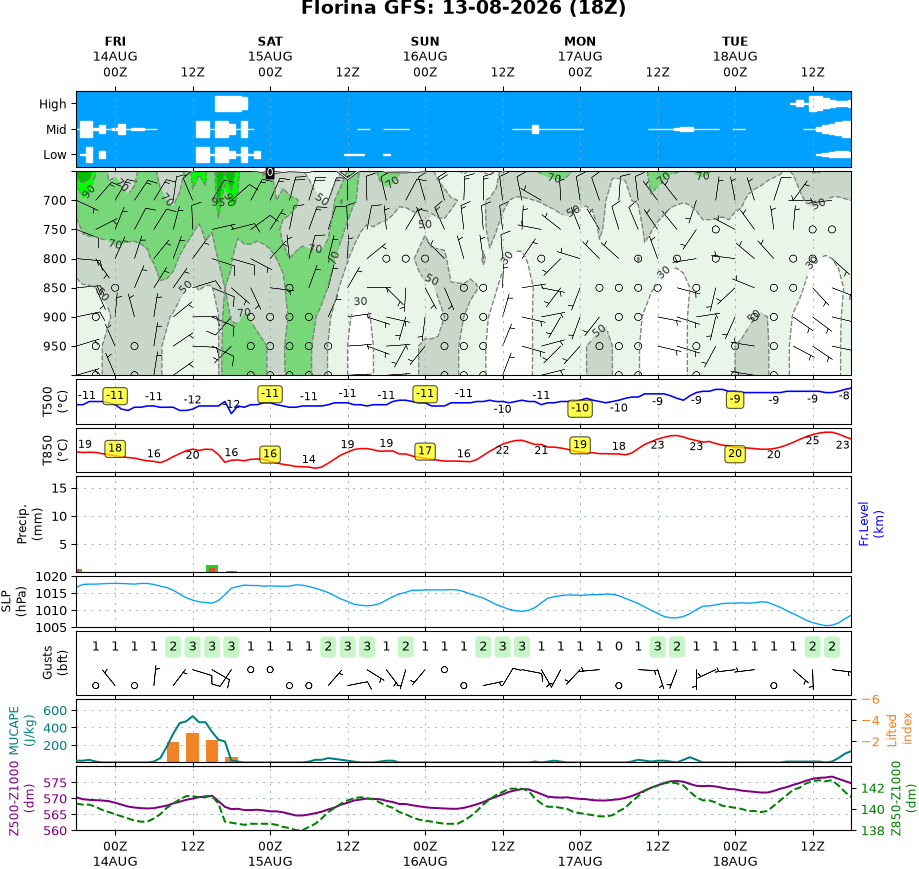

Recreate this plot in Python.
import numpy as np
import pandas as pd
import requests
import time

import matplotlib.pyplot as plt
import matplotlib.colors as mcolors
import matplotlib.dates as mdates
import matplotlib.ticker as ticker
import matplotlib.patheffects as pe
from matplotlib.ticker import FuncFormatter

from datetime import datetime, timedelta, timezone
from collections import defaultdict



# Get current UTC time
now_utc = datetime.now(timezone.utc)

# GFS runs at 00Z, 06Z, 12Z, and 18Z
gfs_run_hours = [0, 6, 12, 18]

# Find the most recent GFS run
latest_run_hour = max([h for h in gfs_run_hours if h <= now_utc.hour])
latest_run_time = now_utc.replace(hour=latest_run_hour, minute=0, second=0, microsecond=0)

# If current time is earlier than first run (00Z), go back one day
if now_utc.hour < gfs_run_hours[0]:
    latest_run_time -= timedelta(days=1)

print(f"Latest GFS run: {latest_run_time:%Y-%m-%d %HZ}")

# Location
latitude = 40.78
longitude = 21.41


# API call parameters
url = "https://api.open-meteo.com/v1/forecast"
params = {
    "latitude": latitude,
    "longitude": longitude,
    "hourly": ",".join([
        "cloud_cover_low",
        "cloud_cover_mid",
        "cloud_cover_high",
        "relative_humidity_1000hPa",
        "relative_humidity_950hPa",
        "relative_humidity_900hPa",
        "relative_humidity_850hPa",
        "relative_humidity_800hPa",
        "relative_humidity_750hPa",
        "relative_humidity_700hPa",
        "relative_humidity_650hPa",
        "windspeed_1000hPa",
        "winddirection_1000hPa",
        "windspeed_950hPa",
        "winddirection_950hPa",
        "windspeed_900hPa",
        "winddirection_900hPa",
        "windspeed_850hPa",
        "winddirection_850hPa",
        "windspeed_800hPa",
        "winddirection_800hPa",
        "windspeed_750hPa",
        "winddirection_750hPa",
        "windspeed_700hPa",
        "winddirection_700hPa",
        "windspeed_650hPa",
        "winddirection_650hPa",
        "pressure_msl",
        "windspeed_10m",
        "wind_gusts_10m", 
        "winddirection_10m",
        "cape",
        "lifted_index",
        "precipitation",            
        "showers",         
        "snowfall",
        "geopotential_height_1000hPa",
        "geopotential_height_950hPa",
        "geopotential_height_900hPa",
        "geopotential_height_850hPa",
        "geopotential_height_800hPa",
        "geopotential_height_700hPa",
        "geopotential_height_600hPa",
        "geopotential_height_500hPa",
        "freezing_level_height",
        "temperature_1000hPa",
        "temperature_950hPa",
        "temperature_900hPa",
        "temperature_850hPa",
        "temperature_800hPa",
        "temperature_750hPa",
        "temperature_700hPa",
        "temperature_600hPa",
        "temperature_500hPa"
    ]),
    "forecast_days": 6,
    "timezone": "UTC",
    "models": "gfs_global"
}

max_total_wait = 900
delay_seconds = 60
timeout_per_request = 30
max_retries = max_total_wait // delay_seconds

for attempt in range(1, max_retries + 1):
    try:
        response = requests.get(url, params=params, timeout=timeout_per_request)
        response.raise_for_status()
        data = response.json()
        break
    except (requests.exceptions.RequestException) as e:
        print(f"Attempt {attempt} failed: {e}")
        if attempt == max_retries:
            print("Max retries reached. Exiting.")
            raise
        else:
            print(f"Retrying in {delay_seconds} seconds...")
            time.sleep(delay_seconds)

times_cloud = pd.to_datetime(data['hourly']['time']).tz_localize('UTC')
cloud_low = np.array(data['hourly']['cloud_cover_low'])
cloud_mid = np.array(data['hourly']['cloud_cover_mid'])
cloud_high = np.array(data['hourly']['cloud_cover_high'])

pressure_levels = [1000, 950, 900, 850, 800, 750, 700, 650]

def get_data(name):
    return np.array(data['hourly'][name])

humidity = np.array([get_data(f"relative_humidity_{p}hPa") for p in pressure_levels])
windspeed = np.array([get_data(f"windspeed_{p}hPa") for p in pressure_levels])
winddirection = np.array([get_data(f"winddirection_{p}hPa") for p in pressure_levels])
pressure_msl = get_data('pressure_msl')
windspeed_10m = get_data('windspeed_10m')
winddirection_10m = get_data('winddirection_10m')
cape = get_data('cape')
lifted_index = get_data('lifted_index')
precipitation = get_data('precipitation')
showers = get_data('showers')
snowfall = get_data('snowfall')
temperature_1000 = get_data("temperature_1000hPa")
temperature_950 = get_data("temperature_950hPa")
temperature_900 = get_data("temperature_900hPa")
temperature_850 = get_data("temperature_850hPa")
temperature_800 = get_data("temperature_800hPa")
temperature_750 = get_data("temperature_750hPa")
temperature_700 = get_data("temperature_700hPa")
temperature_600 = get_data("temperature_600hPa")
temperature_500 = get_data("temperature_500hPa")
wind_gusts_10m = get_data("wind_gusts_10m")

geopotential_1000 = get_data("geopotential_height_1000hPa")
geopotential_950 = get_data("geopotential_height_950hPa")
geopotential_900 = get_data("geopotential_height_900hPa")
geopotential_850 = get_data("geopotential_height_850hPa")
geopotential_800 = get_data("geopotential_height_800hPa")
geopotential_700 = get_data("geopotential_height_700hPa")
geopotential_600 = get_data("geopotential_height_600hPa")
geopotential_500 = get_data("geopotential_height_500hPa")

freezing_level = get_data("freezing_level_height") 
Z500_1000 = (geopotential_500 - geopotential_1000) / 10
Z850_1000 = (geopotential_850 - geopotential_1000) / 10

geo_heights = np.array([
    geopotential_1000,
    geopotential_950,
    geopotential_900,
    geopotential_850,
    geopotential_800,
    geopotential_700,
    geopotential_600
])  # shape: [levels, time]

pressures = np.array([1000, 950, 900, 850, 800, 700, 600])  # hPa

freeze_h = np.array(freezing_level)  # meters
freeze_p = np.zeros_like(freeze_h, dtype=float)

for i, h in enumerate(freeze_h):
    # Vertical profile of this timestep
    prof_h = geo_heights[:, i]   # heights in meters
    prof_p = pressures           # pressures in hPa (same order)

    # Ensure increasing order in height
    sort_idx = np.argsort(prof_h)
    prof_h = prof_h[sort_idx]
    prof_p = prof_p[sort_idx]

    # Interpolate pressure at freezing height
    if h <= prof_h[0]:
        freeze_p[i] = prof_p[0]   # below lowest model level
    elif h >= prof_h[-1]:
        freeze_p[i] = prof_p[-1]  # above highest model level
    else:
        freeze_p[i] = np.interp(h, prof_h, prof_p)

freezing_level_hpa = freeze_p


# --- FILTER DATA FROM GFS RUN TIME ONWARD (exactly 5 days = 120 hours) ---

start_time = latest_run_time
start_index = np.where(times_cloud >= start_time)[0][0]

# Calculate end_index as start_index + 120 (for 120 hours, assuming hourly data)
end_index = start_index + 120

# Prevent going beyond array length
if end_index >= len(times_cloud):
    end_index = len(times_cloud) - 1

# Slice times and recalc numeric times for matplotlib
times = times_cloud[start_index:end_index + 1]
time_nums = mdates.date2num(times)

# Slice cloud layers
cloud_low = cloud_low[start_index:end_index + 1]
cloud_mid = cloud_mid[start_index:end_index + 1]
cloud_high = cloud_high[start_index:end_index + 1]

# Slice atmospheric profiles (pressure_levels x time)
humidity = humidity[:, start_index:end_index + 1]
windspeed = windspeed[:, start_index:end_index + 1]
winddirection = winddirection[:, start_index:end_index + 1]

# Slice surface and other variables
pressure_msl = pressure_msl[start_index:end_index + 1]
windspeed_10m = windspeed_10m[start_index:end_index + 1]
winddirection_10m = winddirection_10m[start_index:end_index + 1]
cape = cape[start_index:end_index + 1]
lifted_index = lifted_index[start_index:end_index + 1]
precipitation = precipitation[start_index:end_index + 1]
showers = showers[start_index:end_index + 1]
snowfall = snowfall[start_index:end_index + 1]
temperature_850 = temperature_850[start_index:end_index + 1]
temperature_500 = temperature_500[start_index:end_index + 1]
wind_gusts_10m = wind_gusts_10m[start_index:end_index + 1]

# Slice geopotential and derived thicknesses
geopotential_1000 = geopotential_1000[start_index:end_index + 1]
geopotential_500 = geopotential_500[start_index:end_index + 1]
geopotential_850 = geopotential_850[start_index:end_index + 1]
freezing_level = freezing_level[start_index:end_index + 1]
freezing_level_hpa= freezing_level_hpa[start_index:end_index + 1]
Z500_1000 = Z500_1000[start_index:end_index + 1]
Z850_1000 = Z850_1000[start_index:end_index + 1]

print(f"Data filtered from {times[0]:%Y-%m-%d %HZ} to {times[-1]:%Y-%m-%d %HZ}")



















# --- Plotting ---
fig, axs = plt.subplots(
    9, 1,
    figsize=(1000 / 96, 870 / 96), 
    gridspec_kw={'height_ratios': [1.2, 3.2, 0.7, 0.7, 1.5, 0.8, 1, 1, 1]},
    sharex=True
)











# Section 1: Clouds
ax_cloud = axs[0]
ax_cloud.set_facecolor('#00A0FF')
ax_cloud.set_ylim(0, 3)
ax_cloud.set_yticks([0.5, 1.5, 2.5])
ax_cloud.set_yticklabels(['Low', 'Mid', 'High'], fontsize=9, color='black')

# Convert times_cloud to matplotlib date numbers once (should be sliced times)
time_nums = mdates.date2num(times)

# Calculate dt_cloud as time step in days
dt_cloud = time_nums[1] - time_nums[0]

for cloud_cover, band_center in zip([cloud_low, cloud_mid, cloud_high], [0.5, 1.5, 2.5]):
    for i in range(len(times)):
        height = 0.6 * (cloud_cover[i] / 100)
        if height > 0:
            ax_cloud.axhspan(
                band_center - height / 2,
                band_center + height / 2,
                xmin=(time_nums[i] - dt_cloud / 2 - time_nums[0]) / (time_nums[-1] - time_nums[0]),
                xmax=(time_nums[i] + dt_cloud / 2 - time_nums[0]) / (time_nums[-1] - time_nums[0]),
                color='white',
                alpha=1.0
            )

ax_cloud.set_title(
    f"Florina GFS: {latest_run_time:%d-%m-%Y} ({latest_run_time:%HZ})",
    loc="center", fontsize=14, fontweight='bold', color='black', y=1.9
)

ax_cloud.tick_params(axis='y', colors='black')
ax_cloud.set_xlim(time_nums[0], time_nums[-1])
ax_cloud.grid(axis='x', color='#92A9B6', linestyle='dotted', dashes=(2, 5), alpha=0.8)
















# --- Section 2: Humidity & Winds (complete, no NaNs; capped display at 650 hPa) ---
ax_humidity = axs[1]

# Pressure levels (surface → top of section). Keep this order.
pressure_levels = np.array([1000, 950, 900, 850, 800, 750, 700, 650])

# --- Prepare 3-hourly time indices and numeric times ---
indices_3h = np.arange(0, len(times), 3)
times_3h = [times[i] for i in indices_3h]
time_nums_3h = mdates.date2num(times_3h)
time_nums_all = mdates.date2num(times)

# --- Display clamp: force any above-top values to exactly top_limit for plotting alignment ---
top_limit = 650
# Values < top_limit mean 'above the top' because pressure decreases with altitude.
p_display = np.where(freezing_level_hpa < top_limit, top_limit, freezing_level_hpa)


# --- Meshgrid for humidity plotting ---
T, P = np.meshgrid(time_nums_all, pressure_levels)

# --- Humidity filled contours ---
colors = ['#FFFFFF', '#EAF5EA', '#C8D7C8', '#78D778', '#00FF00', '#00BE00']
bounds = [0, 30, 50, 70, 90, 95]
cmap_rh = mcolors.ListedColormap(colors)
norm_rh = mcolors.BoundaryNorm(bounds, cmap_rh.N, extend='max')
cf = ax_humidity.contourf(T, P, humidity, levels=bounds, cmap=cmap_rh, norm=norm_rh, extend='max')

# --- Y-axis: 1000 (bottom) to 650 (top); hide labels for extremes ---
yticks = [p for p in pressure_levels if p >= 650]
ax_humidity.set_ylim(1000, 650)
ax_humidity.set_yticks(yticks)
ax_humidity.set_yticklabels(["" if p in (1000, 650) else str(p) for p in yticks], fontsize=9)

# Gridlines
ax_humidity.grid(axis='x', color='#92A9B6', linestyle='dotted', dashes=(2, 5), alpha=0.8)

# --- Wind barbs (skip level 650) ---
for i, p in enumerate(pressure_levels):
    if p == 650:
        continue
    ws_knots = windspeed[i][indices_3h] * 0.539957
    theta = np.deg2rad(winddirection[i][indices_3h])
    u = -ws_knots * np.sin(theta)
    v = -ws_knots * np.cos(theta)
    ax_humidity.barbs(time_nums_3h, np.full(len(indices_3h), p), u, v, length=6, linewidth=0.3)

# --- Contour lines on top ---
contour_lines = ax_humidity.contour(T, P, humidity, levels=bounds[1:], colors='grey', linewidths=1, linestyles='--')
ax_humidity.clabel(contour_lines, fmt='%d', fontsize=8, inline=True, colors='#333333')

freezing_level_hpa_3h = freezing_level_hpa[::3]  # pick every 3rd element
ax_humidity.plot(
    time_nums_3h, freezing_level_hpa_3h,
    color='white', linewidth=0.8, solid_capstyle='round', zorder=30,
    path_effects=[
        pe.Stroke(linewidth=1.8, foreground='black'),
        pe.Stroke(linewidth=1.8, foreground='white'),
        pe.Stroke(linewidth=1.8, foreground='black'),
        pe.Normal()
    ]
)

# --- Draw "0" boxes at 00Z only when freezing level is visible inside section (>= top_limit) ---
bbox_props = dict(boxstyle="round,pad=0.02", fc="black", ec="black", lw=1)
# Ensure final ylim is used for nudging
y0, y1 = ax_humidity.get_ylim()
vis_ymin, vis_ymax = min(y0, y1), max(y0, y1)
edge_margin = (vis_ymax - vis_ymin) * 0.03

for i, dt in enumerate(times_3h):
    if getattr(dt, "hour", None) == 00 and getattr(dt, "minute", None) in (0, None):
        pv = freezing_level_hpa_3h[i]
        if pv >= top_limit:  # visible inside section
            y_val = pv
            # nudge down if too close to top edge
            if y_val >= vis_ymax - edge_margin:
                y_val = vis_ymax - edge_margin
            ax_humidity.text(mdates.date2num(dt), y_val, "0",
                             fontsize=8, color='white', ha='center', va='center',
                             bbox=bbox_props, zorder=50)


























# Section 3: Temperature 500 hPa
ax_temp500 = axs[2]  

# Plot temperature 500 hPa
line1 = ax_temp500.plot(times, temperature_500, label='Temp 500 hPa (°C)', color='blue', linewidth=1.2)
ax_temp500.set_ylabel('T500\n(°C)', fontsize=9, color='black')
ax_temp500.tick_params(axis='y', labelcolor='black')

# Set y-limits: adjusted min-1 and max+1
t500_min = np.min(temperature_500)
t500_max = np.max(temperature_500)
t500_lower = int(np.floor(t500_min)) - 1
t500_upper = int(np.ceil(t500_max)) + 1
ax_temp500.set_ylim(t500_lower, t500_upper)

# Remove y-ticks completely
ax_temp500.set_yticks([])

# Calculate horizontal offset: ~1/4 of time interval
x_offset = (times[1] - times[0]) / 4

# Add adaptive labels at every 6 hours (00Z, 06Z, 12Z, 18Z)
for i, (t, temp) in enumerate(zip(times, temperature_500)):
    if t.hour % 6 == 0:
        # Decide if label goes above or below
        if temp < (t500_lower + t500_upper) / 2:
            y_pos = temp + 0.5
            va = 'bottom'
        else:
            y_pos = temp - 0.5
            va = 'top'

        # Box styling for 00Z times
        if t.hour == 0:
            bbox_props = dict(boxstyle="round,pad=0.3", fc="yellow", ec="black", lw=0.8, alpha=0.7)
        else:
            bbox_props = None

        # Adjust horizontal alignment for first and last points
        if i == 0:
            ax_temp500.text(t + x_offset, y_pos, f"{temp:.0f}",
                            fontsize=8, color='black', ha='left', va=va, bbox=bbox_props)
        elif i == len(times) - 1:
            ax_temp500.text(t - x_offset, y_pos, f"{temp:.0f}",
                            fontsize=8, color='black', ha='right', va=va, bbox=bbox_props)
        else:
            ax_temp500.text(t, y_pos, f"{temp:.0f}",
                            fontsize=8, color='black', ha='center', va=va, bbox=bbox_props)

ax_temp500.grid(axis='both', color='#92A9B6', linestyle='dotted', dashes=(2, 5), alpha=0.8)













# Section 4: Temperature 850 hPa
ax_temp850 = axs[3]  # Assuming axs[3] is for T850

# Plot temperature 850 hPa
line2 = ax_temp850.plot(times, temperature_850, label='Temp 850 hPa (°C)', color='red', linewidth=1.2)
ax_temp850.set_ylabel('T850\n(°C)', fontsize=9, color='black')
ax_temp850.tick_params(axis='y', labelcolor='black')

# Set y-limits: adjusted min-1 and max+1
t850_min = np.min(temperature_850)
t850_max = np.max(temperature_850)
t850_lower = int(np.floor(t850_min)) - 1
t850_upper = int(np.ceil(t850_max)) + 1
ax_temp850.set_ylim(t850_lower, t850_upper)

# Remove y-ticks completely
ax_temp850.set_yticks([])

# Calculate horizontal offset: ~1/4 of time interval
x_offset = (times[1] - times[0]) / 4

# Add adaptive labels at every 6 hours (00Z, 06Z, 12Z, 18Z)
for i, (t, temp) in enumerate(zip(times, temperature_850)):
    if t.hour % 6 == 0:
        # Decide if label goes above or below
        if temp < (t850_lower + t850_upper) / 2:
            y_pos = temp + 0.5
            va = 'bottom'
        else:
            y_pos = temp - 0.5
            va = 'top'

        # Box styling for 00Z times
        if t.hour == 0:
            bbox_props = dict(boxstyle="round,pad=0.3", fc="yellow", ec="black", lw=0.8, alpha=0.7)
        else:
            bbox_props = None

        # Adjust horizontal alignment for first and last points
        if i == 0:
            ax_temp850.text(t + x_offset, y_pos, f"{temp:.0f}",
                           fontsize=8, color='black', ha='left', va=va, bbox=bbox_props)
        elif i == len(times) - 1:
            ax_temp850.text(t - x_offset, y_pos, f"{temp:.0f}",
                           fontsize=8, color='black', ha='right', va=va, bbox=bbox_props)
        else:
            ax_temp850.text(t, y_pos, f"{temp:.0f}",
                           fontsize=8, color='black', ha='center', va=va, bbox=bbox_props)


ax_temp850.grid(axis='both', color='#92A9B6', linestyle='dotted', dashes=(2, 5), alpha=0.8)












# --- Section 5: Precipitation + Freezing Level + Hail Symbols (every 3h) ---

ax_precip = axs[4]

# Bar width setup (unchanged)
bar_width = (time_nums[1] - time_nums[0]) * 1.8
bar_width_showers = (time_nums[1] - time_nums[0]) * 0.9

# Convert to numpy arrays
rain = np.array(precipitation)          # rain (mm per hour)
showers_arr = np.array(showers)         # showers (mm per hour)
snowfall_arr = np.array(snowfall)       # snowfall (mm per hour)
freezing_arr = np.array(freezing_level) # freezing level (m)
cape_arr = np.array(cape)               # CAPE values
t500_arr = np.array(temperature_500)    # T500 in °C
time_arr = np.array(time_nums)

# Reshape into 3h blocks
n = (len(rain) // 3) * 3
rain_3h = rain[:n].reshape(-1, 3).sum(axis=1)
showers_3h = showers_arr[:n].reshape(-1, 3).sum(axis=1)
snowfall_3h = snowfall_arr[:n].reshape(-1, 3).sum(axis=1)
freezing_3h_km = (freezing_arr[:n].reshape(-1, 3).mean(axis=1)) / 1000  # avg freezing level km
cape_3h = cape_arr[:n].reshape(-1, 3).max(axis=1)  # max CAPE 3h block
t500_3h = t500_arr[:n].reshape(-1, 3).mean(axis=1) # avg T500 3h block
time_nums_3h = time_arr[:n].reshape(-1, 3)[:, 0]   # timestamp of first hour

# --- Plot precipitation bars (unchanged) ---
ax_precip.bar(time_nums_3h, rain_3h, width=bar_width, color='#20D020', alpha=1.0, label='Rain')
ax_precip.bar(time_nums_3h, showers_3h, width=bar_width_showers, color='#FA3C3C', alpha=1.0, label='Showers')
ax_precip.bar(time_nums_3h, snowfall_3h, width=bar_width, color='#4040FF', alpha=1.0, label='Snowfall')

# Y-axis setup
ax_precip.set_ylabel('Precip.\n(mm)', fontsize=9, color='black')
ax_precip.tick_params(axis='y', labelcolor='black')
ax_precip.grid(axis='both', color='#92A9B6', linestyle='dotted', dashes=(2, 5), alpha=0.8)
ax_precip.set_ylim(0, 17)
ax_precip.set_yticks([5, 10, 15])

# Right-side label for freezing level
ax_frlabel = ax_precip.twinx()
ax_frlabel.set_ylim(ax_precip.get_ylim())
ax_frlabel.set_ylabel("Fr.Level\n(km)", fontsize=9, color='blue', rotation=90)
ax_frlabel.yaxis.set_label_position("right")
ax_frlabel.yaxis.tick_right()
ax_frlabel.tick_params(right=False, labelright=False)

# Annotate freezing level every 6h if below 2 km
offset = (time_nums_3h[1] - time_nums_3h[0]) / 2
for i in range(0, len(time_nums_3h), 2):  # every 6h
    val = freezing_3h_km[i]
    if val <= 1.7:
        x = time_nums_3h[i] + offset if i == 0 else time_nums_3h[i]
        ax_precip.text(
            x, 16.5, f"{val:.1f}",
            ha='center', va='top',
            fontsize=9, color='blue',
            bbox=dict(facecolor='white', edgecolor='none', alpha=0.7, pad=1.5)
        )

# --- Hail symbol logic ---
hail_symbol = "*"  # black asterisk

def cape_threshold(fl_m):
    """Critical CAPE (J/kg) based on freezing level (m)"""
    if fl_m < 1500:
        return 250
    elif fl_m < 2000:
        return 250 + (fl_m - 1500) * (50 / 500)
    elif fl_m < 2500:
        return 300 + (fl_m - 2000) * (50 / 500)
    elif fl_m < 3000:
        return 350 + (fl_m - 2500) * (50 / 500)
    else:
        return 400

# Plot hail symbols every 3h if conditions are met (CAPE + FL + T500)
for t, r, fl_km, cape_val, t500 in zip(time_nums_3h, rain_3h, freezing_3h_km, cape_3h, t500_3h):
    crit_cape = cape_threshold(fl_km * 1000)
    if (cape_val >= crit_cape) and (fl_km <= 4.0) and (t500 <= -20.0):
        ax_precip.text(
            t,
            r + 1.5,
            hail_symbol,
            fontsize=12,
            ha='center', va='bottom',
            color='black',
            bbox=dict(facecolor='white', edgecolor='none', alpha=0.7),
            zorder=20
        )






















# --- Section 6: Pressure ---
ax_pressure = axs[5]

# Plot sea level pressure (SLP)
ax_pressure.plot(times, pressure_msl, color='#00A0FF', linewidth=1, label='SLP (hPa)')
ax_pressure.set_ylabel('SLP\n(hPa)', fontsize=9, color='black')
ax_pressure.tick_params(axis='y', labelcolor='black')
ax_pressure.grid(axis='both', color='#92A9B6', linestyle='dotted', dashes=(2, 5), alpha=0.8)

# Set y-axis limits rounded to nearest 5
pmin_rounded = int(np.floor(pressure_msl.min() / 5.0) * 5)
pmax_rounded = int(np.ceil(pressure_msl.max() / 5.0) * 5)

# Choose tick step based on pressure range
p_range = pmax_rounded - pmin_rounded
if p_range > 20:
    step = 10
else:
    step = 5

# Set y-axis limits and ticks
ax_pressure.set_ylim(pmin_rounded, pmax_rounded)
yticks = np.arange(pmin_rounded, pmax_rounded + 1, step)
ax_pressure.set_yticks(yticks)

























# --- Section 7: Wind Gusts and Beaufort Scale Visualization ---

def compute_beaufort(knots):
    conditions = [
        (knots >= 0) & (knots < 1),      # 0 Bft
        (knots >= 1) & (knots < 4),      # 1 Bft
        (knots >= 4) & (knots < 7),      # 2 Bft
        (knots >= 7) & (knots < 11),     # 3 Bft
        (knots >= 11) & (knots < 17),    # 4 Bft
        (knots >= 17) & (knots < 22),    # 5 Bft
        (knots >= 22) & (knots < 28),    # 6 Bft
        (knots >= 28) & (knots < 34),    # 7 Bft
        (knots >= 34) & (knots < 41),    # 8 Bft
        (knots >= 41) & (knots < 48),    # 9 Bft
        (knots >= 48) & (knots < 56),    # 10 Bft
        (knots >= 56) & (knots < 64),    # 11 Bft
        knots >= 64                      # 12 Bft
    ]

    values = np.arange(13)
    return np.select(conditions, values)

# Select every 3rd data point starting from index 3 to reduce clutter
indices = np.arange(3, len(times), 3)

times_sel = times[indices]
gusts_sel = wind_gusts_10m[indices]          # gusts in km/h from data
dirs_sel = winddirection_10m[indices]        # wind direction in degrees

# --- UNIT CONVERSION ---
# Convert gusts from km/h to knots for Beaufort scale and barbs
gusts_knots = gusts_sel / 1.852

# Compute Beaufort scale values (0 to 12)
gusts_bft = compute_beaufort(gusts_knots)

# Convert times to matplotlib date format for plotting
times_num = mdates.date2num(times_sel)

# Calculate wind barb vector components (u,v) from direction and speed in knots
u = []
v = []
for wd, gs in zip(dirs_sel, gusts_knots):
    # Wind direction is meteorological (where wind comes FROM)
    # Convert to direction TO for vector components
    to_dir = (wd + 0) % 360
    # Angle for plotting (matplotlib uses x=0° east, angles CCW)
    angle_rad = np.deg2rad((270 - to_dir) % 360)
    u.append(gs * np.cos(angle_rad))
    v.append(gs * np.sin(angle_rad))
u = np.array(u)
v = np.array(v)

# Position barbs slightly above or below baseline depending on wind direction quadrant
y_base = 9
spacing_up = 7
spacing_down = 3.5
y_barbs = []
for wd in dirs_sel:
    to_dir = (wd + 0) % 360
    if 0 <= to_dir <= 90 or 270 <= to_dir <= 360:
        y_barbs.append(y_base - spacing_up)
    else:
        y_barbs.append(y_base - spacing_down)
y_barbs = np.array(y_barbs)

# Exclude first and last points to avoid first and last Beaufort boxes and barbs
times_num_sel = times_num[:-1]
gusts_bft_sel = gusts_bft[:-1]
y_barbs_sel = y_barbs[:-1]
u_sel = u[:-1]
v_sel = v[:-1]

# Clear and setup wind gust subplot
ax_windgust = axs[6]
ax_windgust.clear()
ax_windgust.set_ylim(0, 14)
ax_windgust.set_yticks([])
ax_windgust.set_ylabel('Gusts\n(bft)', fontsize=9)
ax_windgust.grid(axis='y', color='#92A9B6', linestyle='dotted', dashes=(2,5), alpha=0.8)

# Plot wind barbs at selected times and heights (excluding first and last)
ax_windgust.barbs(
    times_num_sel,
    y_barbs_sel,
    u_sel, v_sel,
    length=5.5,
    barbcolor='black',
    linewidth=0.5,
    pivot='tip'
)

# Plot Beaufort numbers as colored boxes exactly at the barbs (excluding first and last)
for x, bft_val in zip(times_num_sel, gusts_bft_sel):
    if 0 <= bft_val <= 1:
        box_color = 'white'          # Calm sea (Beaufort 0–1)
    elif 2 <= bft_val <= 3:
        box_color = '#C6F6C6'        # Light green – Light breeze (Beaufort 2–3)
    elif bft_val == 4:
        box_color = '#FFF5BA'        # Light yellow – Moderate breeze (Beaufort 4)
    elif bft_val == 5:
        box_color = '#FFD580'        # Light orange – Fresh breeze / near strong (Beaufort 5)
    else:
        box_color = '#FFB3B3'        # Light red – Strong breeze or higher (Beaufort 6+)
    
    ax_windgust.text(
        x,
        y_base,
        str(bft_val),
        fontsize=10,
        ha='center',
        va='bottom',
        color='black',
        bbox=dict(facecolor=box_color, edgecolor='none', boxstyle='round,pad=0.3')
    )




























































# Section 8: CAPE and Lifted Index
ax_cape = axs[7]
ax_cape.set_ylabel('MUCAPE\n(J/kg)', fontsize=9, color='#007F7F')
ax_cape.tick_params(axis='y', labelcolor='#007F7F')

# Filter negative Lifted Index values every 3 hours
time_interval_hours = 1
li_values = lifted_index
first_forecast_time = times[0]
gfs_run_time = first_forecast_time

li_times = [gfs_run_time + pd.Timedelta(hours=i * time_interval_hours) for i in range(len(li_values))]

neg_li_times = []
neg_li_values = []

for t, v in zip(li_times, li_values):
    if v <= 0 and t.hour % 3 == 0:
        neg_li_times.append(t)
        neg_li_values.append(v)

ax_li = ax_cape.twinx()

# Bars axis below CAPE axis
ax_li.set_zorder(1)            # Bars axis lower
ax_cape.set_zorder(2)          # CAPE axis above

# Transparent background on CAPE axis so bars show through
ax_cape.patch.set_alpha(0)

# Plot bars on ax_li with lower zorder
bars = ax_li.bar(neg_li_times, neg_li_values, color='#F08228', width=0.08, align='center', zorder=1)

# Plot the red CAPE line with very high zorder on ax_cape (always on top)
cape_line, = ax_cape.plot(times, cape, color='#007F7F', label='MUCAPE (J/kg)', zorder=10)

# Other elements (grid, zero line)
ax_cape.grid(axis='both', color='#92A9B6', linestyle='dotted',dashes=(2, 5),alpha=0.7, zorder=0)

max_cape = cape.max()
ymax = max_cape + 200

if max_cape < 1000:
    step = 200
else:
    step = 400

ax_cape.set_ylim(0, ymax)
yticks = np.arange(step, ymax + 1, step)
ax_cape.set_yticks(yticks)


# Axes labels and ticks unchanged
ax_li.set_ylabel('Lifted\n index', fontsize=9, color='#F08228')
ax_li.tick_params(axis='y', labelcolor='#F08228')
ax_li.set_ylim(0, -6)
ax_li.set_yticks(np.arange(-2, -8, -2))



















# Section 9: Z500_1000 (left y-axis) and Z850_1000 (right y-axis)
ax_Z500_1000 = axs[8]  # Base axis for Z500_1000

# Plot Z500_1000 on primary y-axis (left)
ax_Z500_1000.plot(
    times, Z500_1000, 
    color='purple', linewidth=1.5, label='Z500_1000 (500–1000 hPa)'
)

# Set Z500_1000 y-axis limits and ticks
Z500_1000_min = np.min(Z500_1000)
Z500_1000_max = np.max(Z500_1000)
Z500_1000_lower = 5 * np.floor(Z500_1000_min / 5)
Z500_1000_upper = 5 * np.ceil(Z500_1000_max / 5)
Z500_1000_ticks = np.arange(Z500_1000_lower, Z500_1000_upper + 1, 5)  # every 5 dm

# Exclude first and last ticks
if len(Z500_1000_ticks) > 1:
    Z500_1000_ticks = Z500_1000_ticks[:-1]

ax_Z500_1000.set_ylim(Z500_1000_lower, Z500_1000_upper)
ax_Z500_1000.set_yticks(Z500_1000_ticks)

# Label and style for Z500_1000 axis (left)
ax_Z500_1000.set_ylabel("Z500-Z1000\n(dm)", fontsize=9, color='purple')
ax_Z500_1000.tick_params(axis='y', labelcolor='purple')
ax_Z500_1000.yaxis.set_label_position("left")
ax_Z500_1000.yaxis.tick_left()


# Create secondary y-axis for Z850_1000 (right side)
ax_Z850_1000 = ax_Z500_1000.twinx()

# Plot Z850_1000 on right axis
ax_Z850_1000.plot(
    times, Z850_1000, 
    color='green', linewidth=1.5, linestyle='--', label='Z850_1000 (850–1000 hPa)'
)

# Set Z850_1000 y-axis limits and ticks 
Z850_1000_min = np.min(Z850_1000)
Z850_1000_max = np.max(Z850_1000)
Z850_1000_lower = 2 * np.floor(Z850_1000_min / 2)
Z850_1000_upper = 2 * np.ceil(Z850_1000_max / 2)
Z850_1000_ticks = np.arange(Z850_1000_lower, Z850_1000_upper + 0.1, 2) # every n dm (n=last number)

# Exclude last tick 
if len(Z850_1000_ticks) > 1:
    Z850_1000_ticks = Z850_1000_ticks[:-1]

ax_Z850_1000.set_ylim(Z850_1000_lower, Z850_1000_upper)
ax_Z850_1000.set_yticks(Z850_1000_ticks)

# Label and style for Z850_1000 axis (right)
ax_Z850_1000.set_ylabel("Z850-Z1000\n(dm)", fontsize=9, color='green')
ax_Z850_1000.tick_params(axis='y', labelcolor='green')
ax_Z850_1000.yaxis.set_label_position("right")
ax_Z850_1000.yaxis.tick_right()

# Grid styling (only on primary axis)
ax_Z500_1000.grid(
    which='both', axis='both',
    color='#92A9B6', linestyle='dotted', dashes=(2, 5), alpha=0.8
)
































# Adjust layout and X-axis formatting

fig.subplots_adjust(top=1.00, bottom=0.15)

axs[-1].xaxis.set_major_locator(mdates.HourLocator(byhour=[0, 12]))
axs[-1].xaxis.set_major_formatter(FuncFormatter(
    lambda x, pos: mdates.num2date(x).strftime('%HZ')
))
axs[-1].tick_params(axis='x', which='major', labelsize=9, pad=5)

ticks_00z = [t for t in mdates.date2num(times) if mdates.num2date(t).hour == 0]

labels_00z = [f"{mdates.num2date(t).day}{mdates.num2date(t).strftime('%b').upper()}" for t in ticks_00z]

for tick, label in zip(ticks_00z, labels_00z):
    axs[-1].text(
        tick, -0.4,
        label, ha='center', va='top',
        transform=axs[-1].get_xaxis_transform(which='grid'),
        fontsize=10
    )

ax_cloud_secondary_x = axs[0].secondary_xaxis('top')
ax_cloud_secondary_x.set_xticks(
    [t for t in mdates.date2num(times) if mdates.num2date(t).hour in [0, 12]]
)
ax_cloud_secondary_x.set_xticklabels(
    [mdates.num2date(t).strftime('%HZ') for t in mdates.date2num(times)
     if mdates.num2date(t).hour in [0, 12]],
    fontsize=9
)
ax_cloud_secondary_x.tick_params(axis='x', which='major', pad=5)

for tick, label in zip(ticks_00z, labels_00z):
    axs[0].text(
        tick, 1.35,
        label, ha='center', va='bottom',
        transform=axs[0].get_xaxis_transform(which='grid'),
        fontsize=10
    )

# --- NEW: Add day names (MON, TUE, etc.) above the date labels on top subplot ---

day_labels = [mdates.num2date(t).strftime('%a').upper() for t in ticks_00z]

for tick, day in zip(ticks_00z, day_labels):
    axs[0].text(
        tick, 1.55,        # Slightly above your date labels (which are at 1.35)
        day,
        ha='center', va='bottom',
        transform=axs[0].get_xaxis_transform(which='grid'),
        fontsize=9,
        fontweight='bold',
        color='black'       # <-- added this line
    )















# PLOT IMAGE
plt.subplots_adjust(hspace=0.05)
plt.savefig("florina.png", dpi=96, bbox_inches='tight', pad_inches=0)
plt.close(fig)
